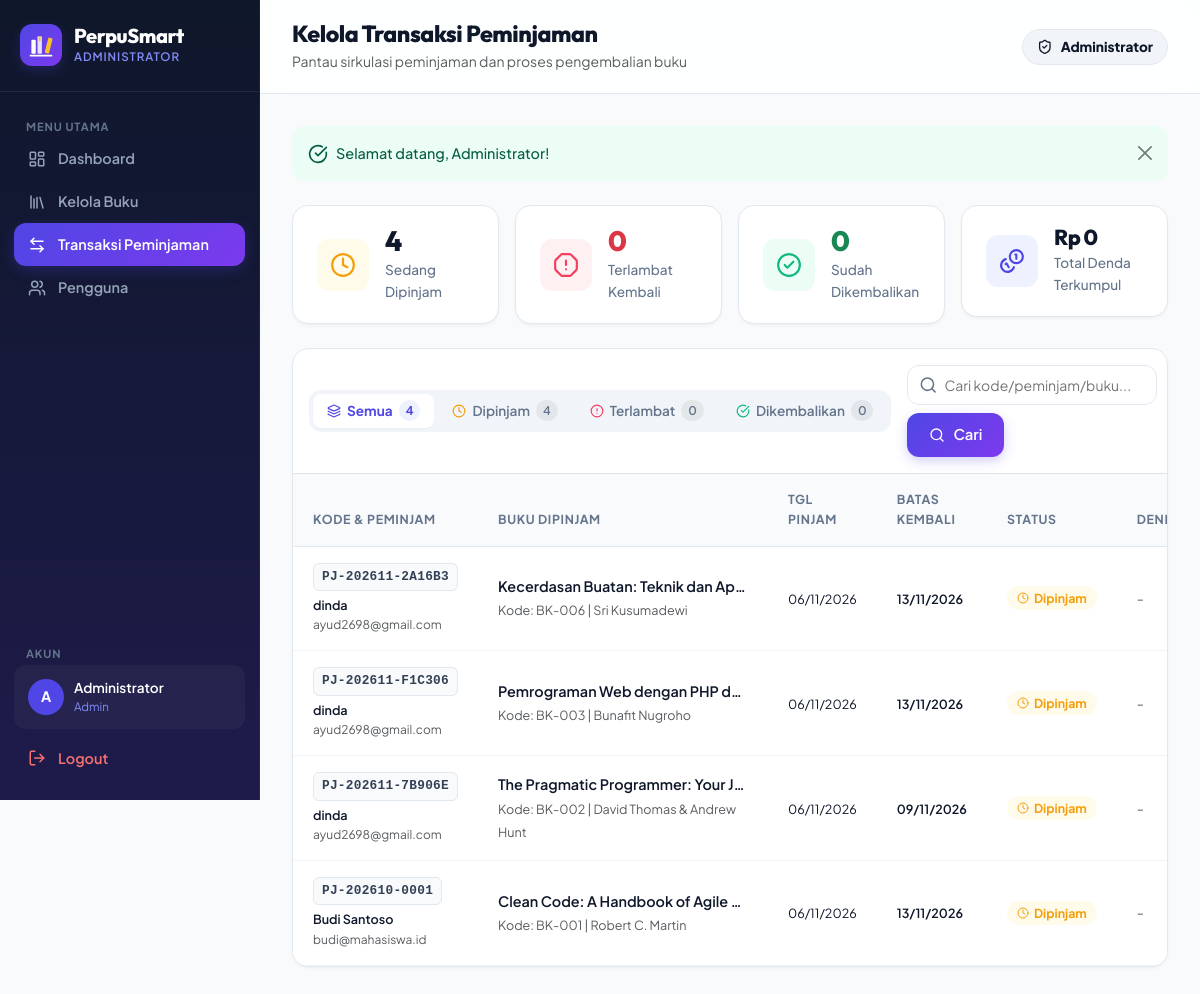
Page /index.php?page=admin/peminjaman (signed in) on the committed database.
### tables this page shows
CREATE TABLE `peminjaman` (
  `id` int(10) UNSIGNED NOT NULL,
  `kode_pinjam` varchar(30) NOT NULL,
  `user_id` int(10) UNSIGNED NOT NULL,
  `buku_id` int(10) UNSIGNED NOT NULL,
  `tanggal_pinjam` date NOT NULL,
  `batas_kembali` date NOT NULL,
  `tanggal_kembali` date DEFAULT NULL,
  `status` enum('dipinjam','dikembalikan','terlambat') NOT NULL DEFAULT 'dipinjam',
  `denda` int(10) UNSIGNED NOT NULL DEFAULT 0,
  `catatan` text DEFAULT NULL,
  `created_at` timestamp NOT NULL DEFAULT current_timestamp(),
  `updated_at` timestamp NOT NULL DEFAULT current_timestamp() ON UPDATE current_timestamp()
);

CREATE TABLE `users` (
  `id` int(10) UNSIGNED NOT NULL,
  `nama` varchar(100) NOT NULL,
  `username` varchar(50) NOT NULL,
  `email` varchar(150) NOT NULL,
  `password` varchar(255) NOT NULL,
  `role` enum('admin','user') NOT NULL DEFAULT 'user',
  `created_at` timestamp NOT NULL DEFAULT current_timestamp(),
  `updated_at` timestamp NOT NULL DEFAULT current_timestamp() ON UPDATE current_timestamp()
);

CREATE TABLE `buku` (
  `id` int(10) UNSIGNED NOT NULL,
  `kode_buku` varchar(20) NOT NULL,
  `judul` varchar(255) NOT NULL,
  `penulis` varchar(150) NOT NULL,
  `penerbit` varchar(150) NOT NULL,
  `tahun_terbit` year(4) NOT NULL,
  `kategori` varchar(100) NOT NULL,
  `stok` int(10) UNSIGNED NOT NULL DEFAULT 0,
  `deskripsi` text DEFAULT NULL,
  `cover_url` varchar(500) DEFAULT NULL,
  `created_at` timestamp NOT NULL DEFAULT current_timestamp(),
  `updated_at` timestamp NOT NULL DEFAULT current_timestamp() ON UPDATE current_timestamp()
);

### views/admin/peminjaman/index.php (the view, shortened to what the rows shown need)
<?php require_once BASE_PATH . '/views/layouts/header.php'; ?>
<div class="ps-admin-layout">
    <div class="ps-main-content">
        <div class="ps-topbar">
            <div>
                <h2 class="ps-page-title mb-0">Kelola Transaksi Peminjaman</h2>
            </div>
        </div>
        <div class="ps-content-body">
            <div class="ps-card">
                <div class="table-responsive">
                    <table class="table table-hover align-middle mb-0 ps-table">
                        <thead>
                            <tr>
                                <th>Kode & Peminjam</th>
                                <th>Buku Dipinjam</th>
                                <th>Tgl Pinjam</th>
                                <th>Batas Kembali</th>
                                <th>Status</th>
                                <th>Denda</th>
                            </tr>
                        </thead>
                        <tbody>
                            <?php if (empty($peminjamanList)): ?>
                                <tr>
                                    <td colspan="7" class="text-center py-5 text-muted">
                                        <i data-lucide="inbox" style="width:40px;height:40px;margin-bottom:8px;opacity:0.5;"></i>
                                        <div>Tidak ada data transaksi peminjaman ditemukan.</div>
                                    </td>
                                </tr>
                            <?php else: ?>
                                <?php foreach ($peminjamanList as $p): ?>
                                    <?php
                                        $isTerlambat = ($p['status'] === 'terlambat') || ($p['status'] === 'dipinjam' && strtotime($p['batas_kembali']) < strtotime(date('Y-m-d')));
                                        $isKembali   = ($p['status'] === 'dikembalikan');
                                        $hariLewat   = (int)($p['hari_lewat'] ?? 0);
                                        $estimasiDenda = ($hariLewat > 0 && !$isKembali) ? $hariLewat * 1000 : 0;
                                    ?>
                                    <tr>
                                        <td>
                                            <div class="fw-bold"><code class="ps-code-badge"><?= e($p['kode_pinjam']) ?></code></div>
                                            <div class="small fw-semibold mt-1"><?= e($p['user_nama']) ?></div>
                                            <div class="text-muted" style="font-size:0.75rem;"><?= e($p['user_email']) ?></div>
                                        </td>
                                        <td>
                                            <div class="fw-semibold text-truncate" style="max-width: 250px;" title="<?= e($p['buku_judul']) ?>">
                                                <?= e($p['buku_judul']) ?>
                                            </div>
                                            <small class="text-muted">Kode: <?= e($p['kode_buku']) ?> | <?= e($p['buku_penulis']) ?></small>
                                        </td>
                                        <td>
                                            <span class="small"><?= date('d/m/Y', strtotime($p['tanggal_pinjam'])) ?></span>
                                        </td>
                                        <td>
                                            <span class="small fw-semibold <?= ($isTerlambat && !$isKembali) ? 'text-danger' : '' ?>">
                                                <?= date('d/m/Y', strtotime($p['batas_kembali'])) ?>
                                            </span>
                                        </td>
                                        <td>
                                            <?php if ($isKembali): ?>
                                                <span class="ps-badge ps-badge-success d-inline-flex align-items-center gap-1">
                                                    <i data-lucide="check" style="width:12px;height:12px"></i> Dikembalikan
                                                </span>
                                                <div class="text-muted" style="font-size:0.725rem; margin-top: 2px;"><?= date('d/m/Y', strtotime($p['tanggal_kembali'])) ?></div>
                                            <?php elseif ($isTerlambat): ?>
                                                <span class="ps-badge ps-badge-danger d-inline-flex align-items-center gap-1">
                                                    <i data-lucide="alert-circle" style="width:12px;height:12px"></i> Terlambat
                                                </span>
                                            <?php else: ?>
                                                <span class="ps-badge" style="background: var(--ps-warning-light); color: var(--ps-warning); font-weight:700;" class="d-inline-flex align-items-center gap-1">
                                                    <i data-lucide="clock" style="width:12px;height:12px"></i> Dipinjam
                                                </span>
                                            <?php endif; ?>
                                        </td>
                                        <td>
                                            <?php if ($isKembali): ?>
                                                <?= $p['denda'] > 0 ? '<span class="text-danger fw-semibold">Rp ' . number_format($p['denda'], 0, ',', '.') . '</span>' : '<span class="text-muted">-</span>' ?>
                                            <?php else: ?>
                                                <?php if ($estimasiDenda > 0): ?>
                                                    <span class="text-danger fw-bold" title="Estimasi denda keterlambatan">
                                                        Rp <?= number_format($estimasiDenda, 0, ',', '.') ?>
                                                    </span>
                                                <?php else: ?>
                                                    <span class="text-muted">-</span>
                                                <?php endif; ?>
                                            <?php endif; ?>
                                        </td>
                                    </tr>
                                <?php endforeach; ?>
                            <?php endif; ?>
                        </tbody>
                    </table>
                </div>
            </div>
        </div>
    </div>
</div>
<?php require_once BASE_PATH . '/views/layouts/footer.php'; ?>

### rows in the picture
peminjaman: kode_pinjam "PJ-202611-2A16B3", user.nama "dinda", user.email "ayud2698@gmail.com", buku.judul "Kecerdasan Buatan: Teknik dan Ap…", buku.kode_buku "BK-006", buku.penulis "Sri Kusumadewi", tanggal_pinjam "06/11/2026", batas_kembali "13/11/2026", status "dipinjam" (drawn)
peminjaman: kode_pinjam "PJ-202611-F1C306", user.nama "dinda", user.email "ayud2698@gmail.com", buku.judul "Pemrograman Web dengan PHP d…", buku.kode_buku "BK-003", buku.penulis "Bunafit Nugroho", tanggal_pinjam "06/11/2026", batas_kembali "13/11/2026", status "dipinjam" (drawn)
peminjaman: kode_pinjam "PJ-202611-7B906E", user.nama "dinda", user.email "ayud2698@gmail.com", buku.judul "The Pragmatic Programmer: Your J…", buku.kode_buku "BK-002", buku.penulis "David Thomas & Andrew Hunt", tanggal_pinjam "06/11/2026", batas_kembali "09/11/2026", status "dipinjam" (drawn)
peminjaman: kode_pinjam "PJ-202610-0001", user.nama "Budi Santoso", user.email "budi@mahasiswa.id", buku.judul "Clean Code: A Handbook of Agile…", buku.kode_buku "BK-001", buku.penulis "Robert C. Martin", tanggal_pinjam "06/11/2026", batas_kembali "13/11/2026", status "dipinjam" (drawn)

### other values in the picture
substr($user['nama'], 0, 1) "A"
$user['nama'] "Administrator"
$_SESSION['user_nama'] "Administrator"
flash('flash_success') "Selamat datang, Administrator!"
$stats['dipinjam'] "4"
$stats['terlambat'] "0"
$stats['dikembalikan'] "0"
$stats['total_denda'] "0"
$stats['total'] "4"
